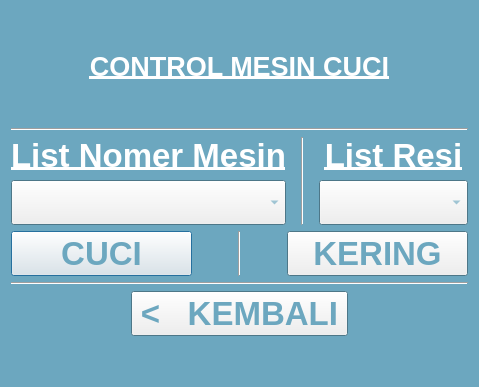
<?xml version="1.0" encoding="UTF-8"?>
<ui version="4.0">
 <class>ControlMesin</class>
 <widget class="QDialog" name="ControlMesin">
  <property name="geometry">
   <rect>
    <x>0</x>
    <y>0</y>
    <width>479</width>
    <height>387</height>
   </rect>
  </property>
  <property name="palette">
   <palette>
    <active>
     <colorrole role="WindowText">
      <brush brushstyle="SolidPattern">
       <color alpha="255">
        <red>255</red>
        <green>255</green>
        <blue>255</blue>
       </color>
      </brush>
     </colorrole>
     <colorrole role="Text">
      <brush brushstyle="SolidPattern">
       <color alpha="255">
        <red>255</red>
        <green>255</green>
        <blue>255</blue>
       </color>
      </brush>
     </colorrole>
     <colorrole role="ButtonText">
      <brush brushstyle="SolidPattern">
       <color alpha="255">
        <red>108</red>
        <green>167</green>
        <blue>191</blue>
       </color>
      </brush>
     </colorrole>
     <colorrole role="Base">
      <brush brushstyle="SolidPattern">
       <color alpha="255">
        <red>255</red>
        <green>255</green>
        <blue>255</blue>
       </color>
      </brush>
     </colorrole>
     <colorrole role="Window">
      <brush brushstyle="SolidPattern">
       <color alpha="255">
        <red>108</red>
        <green>167</green>
        <blue>191</blue>
       </color>
      </brush>
     </colorrole>
    </active>
    <inactive>
     <colorrole role="WindowText">
      <brush brushstyle="SolidPattern">
       <color alpha="255">
        <red>255</red>
        <green>255</green>
        <blue>255</blue>
       </color>
      </brush>
     </colorrole>
     <colorrole role="Text">
      <brush brushstyle="SolidPattern">
       <color alpha="255">
        <red>255</red>
        <green>255</green>
        <blue>255</blue>
       </color>
      </brush>
     </colorrole>
     <colorrole role="ButtonText">
      <brush brushstyle="SolidPattern">
       <color alpha="255">
        <red>108</red>
        <green>167</green>
        <blue>191</blue>
       </color>
      </brush>
     </colorrole>
     <colorrole role="Base">
      <brush brushstyle="SolidPattern">
       <color alpha="255">
        <red>255</red>
        <green>255</green>
        <blue>255</blue>
       </color>
      </brush>
     </colorrole>
     <colorrole role="Window">
      <brush brushstyle="SolidPattern">
       <color alpha="255">
        <red>108</red>
        <green>167</green>
        <blue>191</blue>
       </color>
      </brush>
     </colorrole>
    </inactive>
    <disabled>
     <colorrole role="WindowText">
      <brush brushstyle="SolidPattern">
       <color alpha="255">
        <red>120</red>
        <green>120</green>
        <blue>120</blue>
       </color>
      </brush>
     </colorrole>
     <colorrole role="Text">
      <brush brushstyle="SolidPattern">
       <color alpha="255">
        <red>120</red>
        <green>120</green>
        <blue>120</blue>
       </color>
      </brush>
     </colorrole>
     <colorrole role="ButtonText">
      <brush brushstyle="SolidPattern">
       <color alpha="255">
        <red>120</red>
        <green>120</green>
        <blue>120</blue>
       </color>
      </brush>
     </colorrole>
     <colorrole role="Base">
      <brush brushstyle="SolidPattern">
       <color alpha="255">
        <red>108</red>
        <green>167</green>
        <blue>191</blue>
       </color>
      </brush>
     </colorrole>
     <colorrole role="Window">
      <brush brushstyle="SolidPattern">
       <color alpha="255">
        <red>108</red>
        <green>167</green>
        <blue>191</blue>
       </color>
      </brush>
     </colorrole>
    </disabled>
   </palette>
  </property>
  <property name="windowTitle">
   <string>Dialog</string>
  </property>
  <layout class="QVBoxLayout" name="verticalLayout_2">
   <item>
    <spacer name="verticalSpacer_2">
     <property name="orientation">
      <enum>Qt::Vertical</enum>
     </property>
     <property name="sizeType">
      <enum>QSizePolicy::Minimum</enum>
     </property>
     <property name="sizeHint" stdset="0">
      <size>
       <width>20</width>
       <height>40</height>
      </size>
     </property>
    </spacer>
   </item>
   <item>
    <widget class="QLabel" name="image_label">
     <property name="sizePolicy">
      <sizepolicy hsizetype="Preferred" vsizetype="Fixed">
       <horstretch>0</horstretch>
       <verstretch>0</verstretch>
      </sizepolicy>
     </property>
     <property name="font">
      <font>
       <pointsize>20</pointsize>
       <weight>75</weight>
       <bold>true</bold>
       <underline>true</underline>
      </font>
     </property>
     <property name="text">
      <string>CONTROL MESIN CUCI</string>
     </property>
     <property name="alignment">
      <set>Qt::AlignCenter</set>
     </property>
    </widget>
   </item>
   <item>
    <spacer name="verticalSpacer">
     <property name="orientation">
      <enum>Qt::Vertical</enum>
     </property>
     <property name="sizeType">
      <enum>QSizePolicy::Minimum</enum>
     </property>
     <property name="sizeHint" stdset="0">
      <size>
       <width>20</width>
       <height>40</height>
      </size>
     </property>
    </spacer>
   </item>
   <item>
    <widget class="Line" name="line_2">
     <property name="orientation">
      <enum>Qt::Horizontal</enum>
     </property>
    </widget>
   </item>
   <item>
    <layout class="QHBoxLayout" name="horizontalLayout">
     <property name="spacing">
      <number>6</number>
     </property>
     <property name="sizeConstraint">
      <enum>QLayout::SetDefaultConstraint</enum>
     </property>
     <property name="bottomMargin">
      <number>0</number>
     </property>
     <item>
      <layout class="QVBoxLayout" name="verticalLayout_3">
       <item>
        <widget class="QLabel" name="label">
         <property name="sizePolicy">
          <sizepolicy hsizetype="Preferred" vsizetype="Fixed">
           <horstretch>0</horstretch>
           <verstretch>0</verstretch>
          </sizepolicy>
         </property>
         <property name="font">
          <font>
           <pointsize>25</pointsize>
           <weight>75</weight>
           <bold>true</bold>
           <underline>true</underline>
          </font>
         </property>
         <property name="text">
          <string>List Nomer Mesin</string>
         </property>
         <property name="alignment">
          <set>Qt::AlignCenter</set>
         </property>
        </widget>
       </item>
       <item>
        <spacer name="verticalSpacer_5">
         <property name="orientation">
          <enum>Qt::Vertical</enum>
         </property>
         <property name="sizeType">
          <enum>QSizePolicy::Preferred</enum>
         </property>
         <property name="sizeHint" stdset="0">
          <size>
           <width>20</width>
           <height>40</height>
          </size>
         </property>
        </spacer>
       </item>
       <item>
        <widget class="QComboBox" name="listNomerMesin">
         <property name="sizePolicy">
          <sizepolicy hsizetype="Preferred" vsizetype="Fixed">
           <horstretch>0</horstretch>
           <verstretch>0</verstretch>
          </sizepolicy>
         </property>
         <property name="font">
          <font>
           <pointsize>25</pointsize>
          </font>
         </property>
        </widget>
       </item>
      </layout>
     </item>
     <item>
      <spacer name="horizontalSpacer_4">
       <property name="orientation">
        <enum>Qt::Horizontal</enum>
       </property>
       <property name="sizeType">
        <enum>QSizePolicy::Maximum</enum>
       </property>
       <property name="sizeHint" stdset="0">
        <size>
         <width>40</width>
         <height>20</height>
        </size>
       </property>
      </spacer>
     </item>
     <item>
      <widget class="Line" name="line_3">
       <property name="orientation">
        <enum>Qt::Vertical</enum>
       </property>
      </widget>
     </item>
     <item>
      <spacer name="horizontalSpacer_3">
       <property name="orientation">
        <enum>Qt::Horizontal</enum>
       </property>
       <property name="sizeType">
        <enum>QSizePolicy::Maximum</enum>
       </property>
       <property name="sizeHint" stdset="0">
        <size>
         <width>40</width>
         <height>20</height>
        </size>
       </property>
      </spacer>
     </item>
     <item>
      <layout class="QVBoxLayout" name="verticalLayout_4">
       <item>
        <widget class="QLabel" name="label_2">
         <property name="sizePolicy">
          <sizepolicy hsizetype="Preferred" vsizetype="Fixed">
           <horstretch>0</horstretch>
           <verstretch>0</verstretch>
          </sizepolicy>
         </property>
         <property name="font">
          <font>
           <pointsize>25</pointsize>
           <weight>75</weight>
           <bold>true</bold>
           <underline>true</underline>
          </font>
         </property>
         <property name="text">
          <string>List Resi</string>
         </property>
         <property name="alignment">
          <set>Qt::AlignCenter</set>
         </property>
        </widget>
       </item>
       <item>
        <spacer name="verticalSpacer_4">
         <property name="orientation">
          <enum>Qt::Vertical</enum>
         </property>
         <property name="sizeType">
          <enum>QSizePolicy::Preferred</enum>
         </property>
         <property name="sizeHint" stdset="0">
          <size>
           <width>20</width>
           <height>40</height>
          </size>
         </property>
        </spacer>
       </item>
       <item>
        <widget class="QComboBox" name="listResi">
         <property name="font">
          <font>
           <pointsize>25</pointsize>
          </font>
         </property>
        </widget>
       </item>
      </layout>
     </item>
    </layout>
   </item>
   <item>
    <layout class="QHBoxLayout" name="horizontalLayout_2">
     <item>
      <widget class="QPushButton" name="pushButton_cuci">
       <property name="sizePolicy">
        <sizepolicy hsizetype="Preferred" vsizetype="Preferred">
         <horstretch>0</horstretch>
         <verstretch>30</verstretch>
        </sizepolicy>
       </property>
       <property name="font">
        <font>
         <pointsize>25</pointsize>
         <weight>75</weight>
         <bold>true</bold>
        </font>
       </property>
       <property name="text">
        <string>CUCI</string>
       </property>
      </widget>
     </item>
     <item>
      <spacer name="horizontalSpacer_6">
       <property name="orientation">
        <enum>Qt::Horizontal</enum>
       </property>
       <property name="sizeType">
        <enum>QSizePolicy::Maximum</enum>
       </property>
       <property name="sizeHint" stdset="0">
        <size>
         <width>40</width>
         <height>20</height>
        </size>
       </property>
      </spacer>
     </item>
     <item>
      <widget class="Line" name="line_4">
       <property name="orientation">
        <enum>Qt::Vertical</enum>
       </property>
      </widget>
     </item>
     <item>
      <spacer name="horizontalSpacer_5">
       <property name="orientation">
        <enum>Qt::Horizontal</enum>
       </property>
       <property name="sizeType">
        <enum>QSizePolicy::Maximum</enum>
       </property>
       <property name="sizeHint" stdset="0">
        <size>
         <width>40</width>
         <height>20</height>
        </size>
       </property>
      </spacer>
     </item>
     <item>
      <widget class="QPushButton" name="pushButton_kering">
       <property name="sizePolicy">
        <sizepolicy hsizetype="Preferred" vsizetype="Preferred">
         <horstretch>0</horstretch>
         <verstretch>0</verstretch>
        </sizepolicy>
       </property>
       <property name="font">
        <font>
         <pointsize>25</pointsize>
         <weight>75</weight>
         <bold>true</bold>
        </font>
       </property>
       <property name="text">
        <string>KERING</string>
       </property>
      </widget>
     </item>
    </layout>
   </item>
   <item>
    <widget class="Line" name="line">
     <property name="orientation">
      <enum>Qt::Horizontal</enum>
     </property>
    </widget>
   </item>
   <item>
    <spacer name="verticalSpacer_3">
     <property name="orientation">
      <enum>Qt::Vertical</enum>
     </property>
     <property name="sizeType">
      <enum>QSizePolicy::Maximum</enum>
     </property>
     <property name="sizeHint" stdset="0">
      <size>
       <width>20</width>
       <height>40</height>
      </size>
     </property>
    </spacer>
   </item>
   <item>
    <layout class="QHBoxLayout" name="horizontalLayout_3">
     <property name="topMargin">
      <number>0</number>
     </property>
     <item>
      <spacer name="horizontalSpacer">
       <property name="orientation">
        <enum>Qt::Horizontal</enum>
       </property>
       <property name="sizeType">
        <enum>QSizePolicy::Minimum</enum>
       </property>
       <property name="sizeHint" stdset="0">
        <size>
         <width>40</width>
         <height>20</height>
        </size>
       </property>
      </spacer>
     </item>
     <item>
      <spacer name="horizontalSpacer_7">
       <property name="orientation">
        <enum>Qt::Horizontal</enum>
       </property>
       <property name="sizeType">
        <enum>QSizePolicy::Minimum</enum>
       </property>
       <property name="sizeHint" stdset="0">
        <size>
         <width>40</width>
         <height>20</height>
        </size>
       </property>
      </spacer>
     </item>
     <item>
      <spacer name="horizontalSpacer_9">
       <property name="orientation">
        <enum>Qt::Horizontal</enum>
       </property>
       <property name="sizeType">
        <enum>QSizePolicy::Minimum</enum>
       </property>
       <property name="sizeHint" stdset="0">
        <size>
         <width>40</width>
         <height>20</height>
        </size>
       </property>
      </spacer>
     </item>
     <item>
      <widget class="QPushButton" name="pushButton_3">
       <property name="enabled">
        <bool>true</bool>
       </property>
       <property name="sizePolicy">
        <sizepolicy hsizetype="Preferred" vsizetype="Fixed">
         <horstretch>0</horstretch>
         <verstretch>0</verstretch>
        </sizepolicy>
       </property>
       <property name="font">
        <font>
         <pointsize>25</pointsize>
         <weight>75</weight>
         <bold>true</bold>
        </font>
       </property>
       <property name="text">
        <string>&lt;   KEMBALI</string>
       </property>
      </widget>
     </item>
     <item>
      <spacer name="horizontalSpacer_10">
       <property name="orientation">
        <enum>Qt::Horizontal</enum>
       </property>
       <property name="sizeType">
        <enum>QSizePolicy::Minimum</enum>
       </property>
       <property name="sizeHint" stdset="0">
        <size>
         <width>40</width>
         <height>20</height>
        </size>
       </property>
      </spacer>
     </item>
     <item>
      <spacer name="horizontalSpacer_8">
       <property name="orientation">
        <enum>Qt::Horizontal</enum>
       </property>
       <property name="sizeType">
        <enum>QSizePolicy::Minimum</enum>
       </property>
       <property name="sizeHint" stdset="0">
        <size>
         <width>40</width>
         <height>20</height>
        </size>
       </property>
      </spacer>
     </item>
     <item>
      <spacer name="horizontalSpacer_2">
       <property name="orientation">
        <enum>Qt::Horizontal</enum>
       </property>
       <property name="sizeType">
        <enum>QSizePolicy::Minimum</enum>
       </property>
       <property name="sizeHint" stdset="0">
        <size>
         <width>40</width>
         <height>20</height>
        </size>
       </property>
      </spacer>
     </item>
    </layout>
   </item>
   <item>
    <spacer name="verticalSpacer_6">
     <property name="orientation">
      <enum>Qt::Vertical</enum>
     </property>
     <property name="sizeType">
      <enum>QSizePolicy::Minimum</enum>
     </property>
     <property name="sizeHint" stdset="0">
      <size>
       <width>20</width>
       <height>40</height>
      </size>
     </property>
    </spacer>
   </item>
  </layout>
 </widget>
 <resources/>
 <connections>
  <connection>
   <sender>pushButton_3</sender>
   <signal>clicked()</signal>
   <receiver>ControlMesin</receiver>
   <slot>close()</slot>
   <hints>
    <hint type="sourcelabel">
     <x>256</x>
     <y>280</y>
    </hint>
    <hint type="destinationlabel">
     <x>260</x>
     <y>343</y>
    </hint>
   </hints>
  </connection>
 </connections>
</ui>
